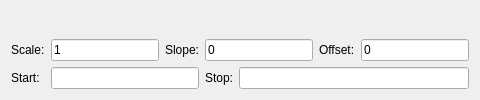
     <widget class="QWidget" name="tabPlot">
      <attribute name="title">
       <string>Plot</string>
      </attribute>
      <layout class="QGridLayout" name="gridLayout_3">
       <item row="0" column="0" colspan="7">
        <widget class="QwtPlot" name="plot">
         <property name="sizePolicy">
          <sizepolicy hsizetype="Preferred" vsizetype="Preferred">
           <horstretch>0</horstretch>
           <verstretch>0</verstretch>
          </sizepolicy>
         </property>
        </widget>
       </item>
       <item row="1" column="0">
        <widget class="QLabel" name="label_14">
         <property name="sizePolicy">
          <sizepolicy hsizetype="Fixed" vsizetype="Preferred">
           <horstretch>0</horstretch>
           <verstretch>0</verstretch>
          </sizepolicy>
         </property>
         <property name="text">
          <string>Scale:</string>
         </property>
        </widget>
       </item>
       <item row="1" column="1">
        <widget class="QLineEdit" name="editScale">
         <property name="text">
          <string>1</string>
         </property>
        </widget>
       </item>
       <item row="1" column="2">
        <widget class="QLabel" name="label_32">
         <property name="sizePolicy">
          <sizepolicy hsizetype="Fixed" vsizetype="Preferred">
           <horstretch>0</horstretch>
           <verstretch>0</verstretch>
          </sizepolicy>
         </property>
         <property name="text">
          <string>Slope:</string>
         </property>
        </widget>
       </item>
       <item row="1" column="3" colspan="2">
        <widget class="QLineEdit" name="editSlope">
         <property name="text">
          <string>0</string>
         </property>
        </widget>
       </item>
       <item row="1" column="5">
        <widget class="QLabel" name="label_15">
         <property name="sizePolicy">
          <sizepolicy hsizetype="Fixed" vsizetype="Preferred">
           <horstretch>0</horstretch>
           <verstretch>0</verstretch>
          </sizepolicy>
         </property>
         <property name="text">
          <string>Offset:</string>
         </property>
        </widget>
       </item>
       <item row="1" column="6">
        <widget class="QLineEdit" name="editOffs">
         <property name="text">
          <string>0</string>
         </property>
        </widget>
       </item>
       <item row="2" column="0">
        <widget class="QLabel" name="label_16">
         <property name="sizePolicy">
          <sizepolicy hsizetype="Fixed" vsizetype="Preferred">
           <horstretch>0</horstretch>
           <verstretch>0</verstretch>
          </sizepolicy>
         </property>
         <property name="text">
          <string>Start:</string>
         </property>
        </widget>
       </item>
       <item row="2" column="1" colspan="2">
        <widget class="QLineEdit" name="editStartTime">
         <property name="toolTip">
          <string>Start time.</string>
         </property>
         <property name="readOnly">
          <bool>true</bool>
         </property>
        </widget>
       </item>
       <item row="2" column="3">
        <widget class="QLabel" name="label_17">
         <property name="sizePolicy">
          <sizepolicy hsizetype="Fixed" vsizetype="Preferred">
           <horstretch>0</horstretch>
           <verstretch>0</verstretch>
          </sizepolicy>
         </property>
         <property name="text">
          <string>Stop:</string>
         </property>
        </widget>
       </item>
       <item row="2" column="4" colspan="3">
        <widget class="QLineEdit" name="editStopTime">
         <property name="toolTip">
          <string>Estimated stop time.</string>
         </property>
         <property name="readOnly">
          <bool>true</bool>
         </property>
        </widget>
       </item>
      </layout>
     </widget>
